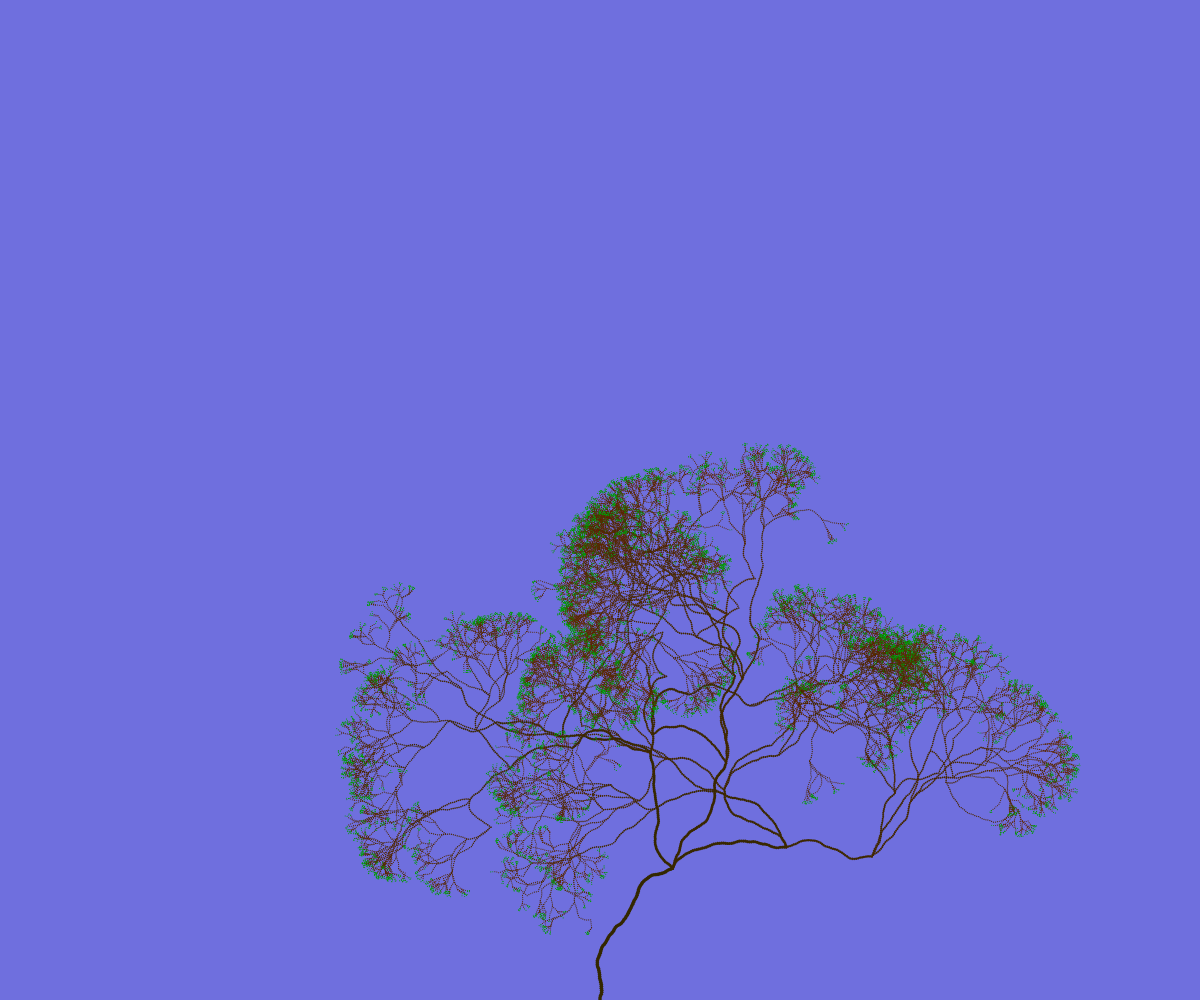
Frame 1 (no input)
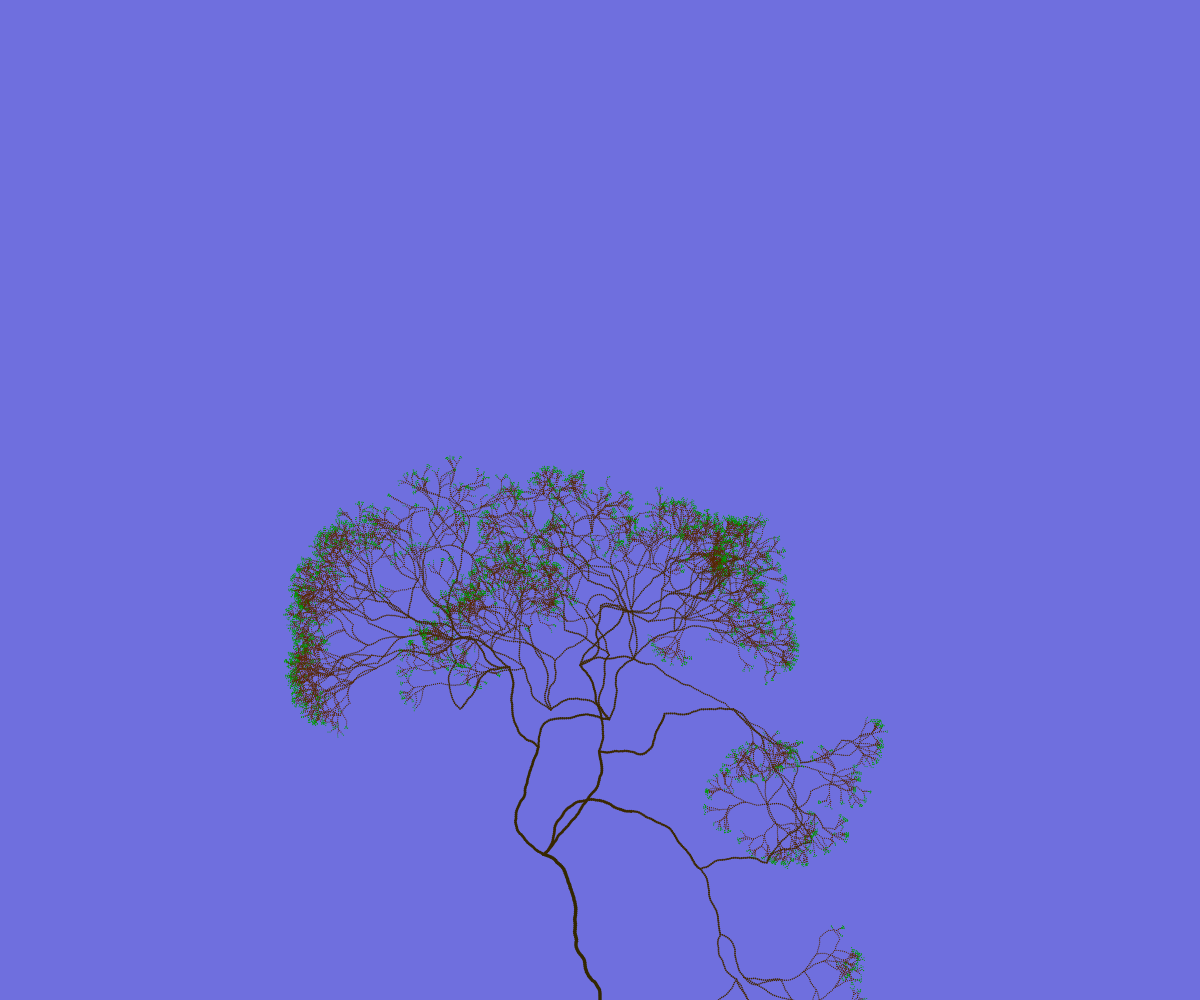
Frame 2 (the mouse pressed at the canvas centre, redrawn once)

The p5.js sketch that drew these frames (run headless with seeded random() and noise() and a simulated clock; the mouse was pressed at the canvas centre and the sketch redrawn once):

// p5.js sketch
// ── sketch.js
let vector;

function setup() {
  createCanvas(window.innerWidth, window.innerHeight);
  squigglyLine();
  newTree();
}

function draw() {
  noLoop();
}

function mousePressed() {
  squigglyLine();
  newTree();
  //redraw();
}

function newTree() {
  background(111, 111, 222);
  push();
  // Start the tree from the bottom of the screen
  translate(width / 2, height);
  // Start the recursive branching!
  branch(height / 6);
  pop();
}

function squigglyLine (startX, startY, stopX, stopY) {
  function nextPoint (x, y, theAngle, distance) {
    return [(x + Math.cos(theAngle) * distance), (y - Math.sin(theAngle) * distance)]
  }

  const pointThickness = 4
  // strokeWeight(pointThickness)

  let theAngle = angle(startX, startY, stopX, stopY)

  const numPoints = distance(startX, startY, stopX, stopY) / (0.5 * pointThickness)
  let x = startX
  let y = startY
  for (let i = 1; i <= numPoints; i++) {
    point(x, -y)
    ;[x, y] = nextPoint(x, y, theAngle, pointThickness * 0.5)
    let angleJitter = (Math.random() - .5) * .5
    theAngle += angleJitter
  }
  return [x, y]
}


function angle (startX, startY, stopX, stopY) {
  const inRadians = atan((stopY-startY)/(stopX-startX))
  const theAngle = inRadians * 180/Math.PI
  return inRadians
}

function distance (startX, startY, stopX, stopY) {
  return Math.sqrt( (stopX-startX)**2 + (stopY-startY)**2 )
}

function branch(h, count = 1) {
  // thickness of the branch is mapped to its length
  var lineThickness = map(h, 2, height / 4, 1, 5);
  strokeWeight(lineThickness);
  // Draw the actual branch
  if (h * .75 < 5) {
    stroke(0, 155, 0)
  } else {
    stroke(50 + count * 2, 40, 0)
  }
  let [x,y ] = squigglyLine(0, 0, 0, -h);
  // Move along to end
  translate(x, -y);
  
  h *= .75;

  // All recursive functions must have an exit condition!!!!
  if (h > 5) {
    // A random number of branches
    var n = Math.floor(random(1, 4));
    for (var i = 0; i < n; i++) {
      // Picking a random angle
      var theta = random(-PI/3, PI/3);
      push();      // Save the current state of transformation (i.e. where are we now)
      rotate(theta);     // Rotate by theta
      branch(h, ++count);         // Ok, now call myself to branch again
      pop();       // Whenever we get back here, we "pop" in order to restore the previous matrix state
    }
  }
}
